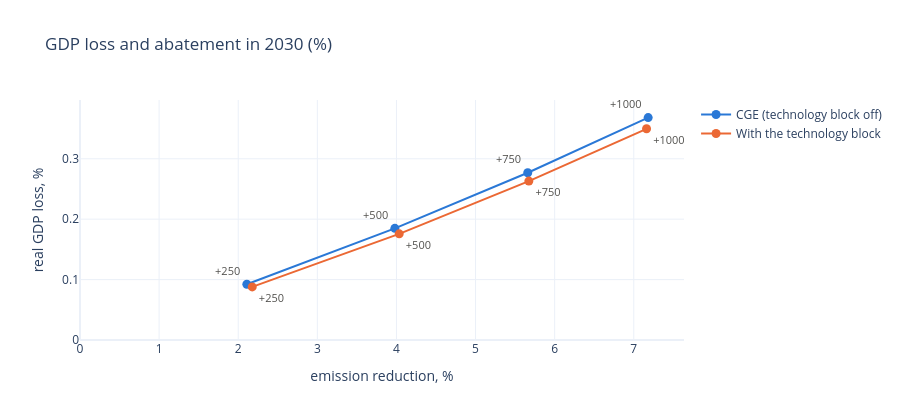

Notebook cell for this chart:
### Markdown cell above
## Cost against abatement

Real GDP loss against the emission reduction in 2030, one point per tax level. The cost per unit of
abatement rises with the tax, since each step abates less while the GDP loss grows about linearly.

### Code cell
fig = go.Figure()
for i, m in enumerate(['cge', 'et']):
    x = ab[m]
    y = [-effect('QGDP', m, L, [Y]).iloc[0] for L in LEVELS]
    fig.add_trace(go.Scatter(x=x, y=y, mode='lines+markers+text', name=MODEL[m], text=[f'+{L}' for L in LEVELS],
                             textposition='top left' if m == 'cge' else 'bottom right',
                             textfont=dict(size=11, color='#52514e'),
                             line=dict(color=gv.CAT[i], width=2), marker=dict(size=9),
                             hovertemplate='abatement %{x:.2f} %, GDP loss %{y:.3f} %<extra>' + MODEL[m] + '</extra>'))
fig.update_layout(template=gv.TEMPLATE, height=420, title='GDP loss and abatement in 2030 (%)',
                  xaxis_title='emission reduction, %', yaxis_title='real GDP loss, %')
fig.update_xaxes(rangemode='tozero'); fig.update_yaxes(rangemode='tozero')
fig.show()

### Figure 1 — Plotly figure (JSON) as saved in the notebook; plotly's stock layout.template omitted (floating-point values rounded to 4 significant figures)
{"data": [{"hovertemplate": "abatement %{x:.2f} %, GDP loss %{y:.3f} %<extra>CGE (technology block off)</extra>", "line": {"color": "#2a78d6", "width": 2}, "marker": {"size": 9}, "mode": "lines+markers+text", "name": "CGE (technology block off)", "text": ["+250", "+500", "+750", "+1000"], "textfont": {"color": "#52514e", "size": 11}, "textposition": "top left", "type": "scatter", "x": [2.109, 3.98, 5.66, 7.182], "y": [0.09225, 0.1848, 0.2769, 0.3681]}, {"hovertemplate": "abatement %{x:.2f} %, GDP loss %{y:.3f} %<extra>With the technology block</extra>", "line": {"color": "#eb6834", "width": 2}, "marker": {"size": 9}, "mode": "lines+markers+text", "name": "With the technology block", "text": ["+250", "+500", "+750", "+1000"], "textfont": {"color": "#52514e", "size": 11}, "textposition": "bottom right", "type": "scatter", "x": [2.177, 4.035, 5.674, 7.161], "y": [0.08787, 0.1757, 0.2631, 0.3496]}], "layout": {"height": 420, "title": {"text": "GDP loss and abatement in 2030 (%)"}, "xaxis": {"rangemode": "tozero", "title": {"text": "emission reduction, %"}}, "yaxis": {"rangemode": "tozero", "title": {"text": "real GDP loss, %"}}}}
